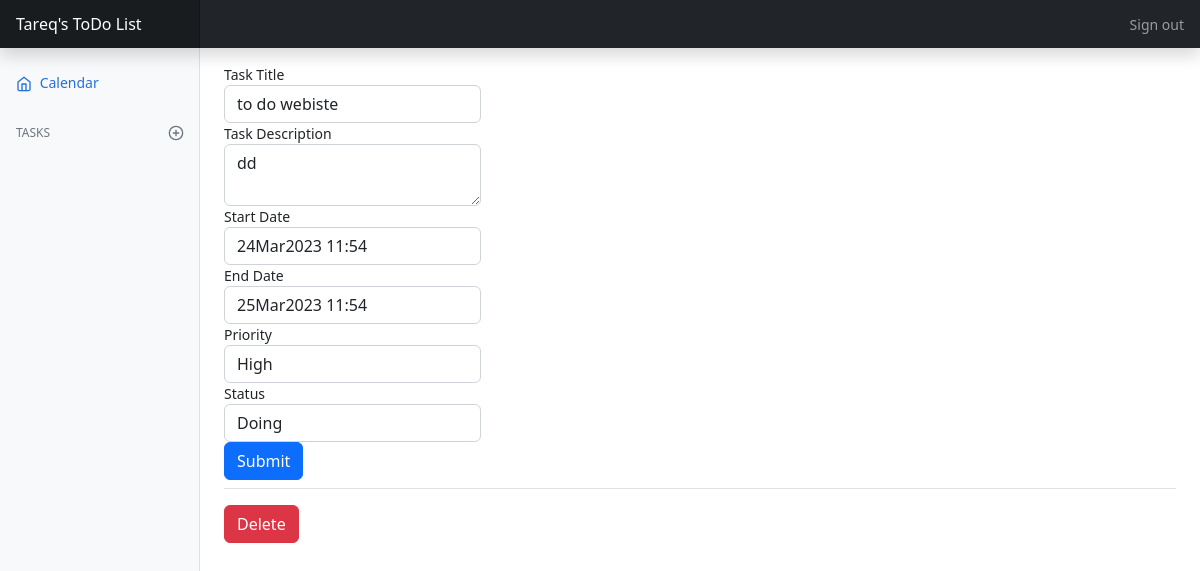
Screenshot of /edit/3 (signed in) with the database file from the repository.
### main.py (models this page shows)
class User(db.Model, UserMixin):
    id = db.Column(db.Integer, primary_key=True)
    name = db.Column(db.String(50))
    email = db.Column(db.String(120), unique=True)
    password = db.Column(db.String(300))
    todos = db.relationship('Todo', backref='User')

class Todo(db.Model):
    id = db.Column(db.Integer, primary_key=True)
    task_title = db.Column(db.String(50), nullable=False)
    task_notes = db.Column(db.Text, nullable=False)
    start_date = db.Column(db.DateTime, nullable=False)
    end_date = db.Column(db.DateTime, nullable=False)
    priority = db.Column(db.String, nullable=False)
    status = db.Column(db.String, nullable=False)
    user_id = db.Column(db.Integer, db.ForeignKey('user.id'), nullable=False)

### main.py (the view, shortened to what this page needs)
@app.route("/edit/<int:todo_id>", methods=["POST", "GET"])
@login_required
def edit(todo_id):
    todo = db.session.query(Todo).filter_by(id=todo_id).first()
    user = db.session.query(User).filter_by(id=todo.user_id).first()
    user_id = user.id
    form = AddTask(task_title=todo.task_title,
                   task_notes=todo.task_notes,
                   start_date=todo.start_date,
                   end_date=todo.end_date,
                   priority=todo.priority,
                   status=todo.status,
                   )
    return render_template("edit.html", user=User.query.get(user_id), user_id=user_id, form=form, todo=todo )

### main.py
class AddTask(FlaskForm):
    task_title = StringField("Task Title", validators=[DataRequired()])
    task_notes = TextAreaField("Task Description", validators=[DataRequired()])
    start_date = DateTimeField("Start Date", validators=[DataRequired()], format="%d%b%Y %H:%M", default=datetime.datetime.utcnow())
    end_date = DateTimeField("End Date", validators=[DataRequired()], format="%d%b%Y %H:%M", default=datetime.datetime.utcnow())
    priority = SelectField("Priority", validators=[DataRequired()], choices=["Low", "Medium", "High"])
    status = SelectField("Status", validators=[DataRequired()], choices=["To do", "Doing", "Done"])
    submit = SubmitField("Submit", validators=[DataRequired()])

### main.py (called while the page is built)
@login_manager.user_loader
def load_user(user_id):
    return User.query.get(int(user_id))

### templates/edit.html (shortened to what this page needs)
{% import "bootstrap/wtf.html" as wtf %}
<!doctype html>
<html lang="en">
<head>
    <link rel="stylesheet" type="text/css"
          href="{{ url_for('static',filename='/assets/dist/css/bootstrap.min.css') }}">
    <link rel="stylesheet" type="text/css" href="{{ url_for('static',filename='dashboard.css') }}">
</head>
<body>
<header class="navbar navbar-dark sticky-top bg-dark flex-md-nowrap p-0 shadow">
    <a class="navbar-brand col-md-3 col-lg-2 me-0 px-3 fs-6" href="#">{{user.name}}'s ToDo List</a>
    <div class="navbar-nav">
        <div class="nav-item text-nowrap">
            <a class="nav-link px-3" href="{{url_for('logout')}}">Sign out</a>
        </div>
    </div>
</header>
<div class="container-fluid">
    <div class="row">
        <nav id="sidebarMenu" class="col-md-3 col-lg-2 d-md-block bg-light sidebar collapse">
            <div class="position-sticky pt-3 sidebar-sticky">
                <ul class="nav flex-column">
                    <li class="nav-item">
                        <a class="nav-link active" aria-current="page" href="{{url_for('dashboard', user_id=user_id)}}">
                            <span data-feather="home" class="align-text-bottom"></span>
                            Calendar
                        </a>
                    </li>
                </ul>
                <h6 class="sidebar-heading d-flex justify-content-between align-items-center px-3 mt-4 mb-1 text-muted text-uppercase">
                    <span>Tasks</span>
                    <a class="link-secondary" href="{{url_for('add', user_id= user_id)}}" aria-label="Add a new report">
                        <span data-feather="plus-circle" class="align-text-bottom"></span>
                    </a>
                </h6>
            </div>
        </nav>
        <main class="col-md-9 ms-sm-auto col-lg-10 px-md-4">
            <div class="d-flex justify-content-between flex-wrap flex-md-nowrap align-items-center pt-3 pb-2 mb-3 border-bottom">
                {{ wtf.quick_form(form, novalidate=True, button_map={"submit": "primary"}) }}
            </div>
            <div>
                <a href="/delete/{{todo.id}}">
                    <button type="button" class="btn btn-danger">Delete</button>
                </a>
            </div>
        </main>
    </div>
</div>
</body>
</html>

### static/dashboard.css (style rules this page uses)
body { font-size: .875rem; }
.feather { width: 16px; height: 16px; }
.sidebar { position: fixed; top: 0; bottom: 0; left: 0; z-index: 100; padding: 48px 0 0; box-shadow: inset -1px 0 0 rgba(0, 0, 0, .1); }
.sidebar-sticky { height: calc(100vh - 48px); overflow-x: hidden; overflow-y: auto; }
.sidebar .nav-link { font-weight: 500; color: #333; }
.sidebar .nav-link .feather { margin-right: 4px; color: #727272; }
.sidebar .nav-link.active { color: #2470dc; }
.sidebar .nav-link:hover .feather, .sidebar .nav-link.active .feather { color: inherit; }
.sidebar-heading { font-size: .75rem; }
.navbar-brand { padding-top: .75rem; padding-bottom: .75rem; background-color: rgba(0, 0, 0, .25); box-shadow: inset -1px 0 0 rgba(0, 0, 0, .25); }

### rows the page displays
User: name "Tareq"
Todo: task_title "to do webiste", task_notes "dd", start_date "24Mar2023 11:54", end_date "25Mar2023 11:54", priority "High", status "Doing"
